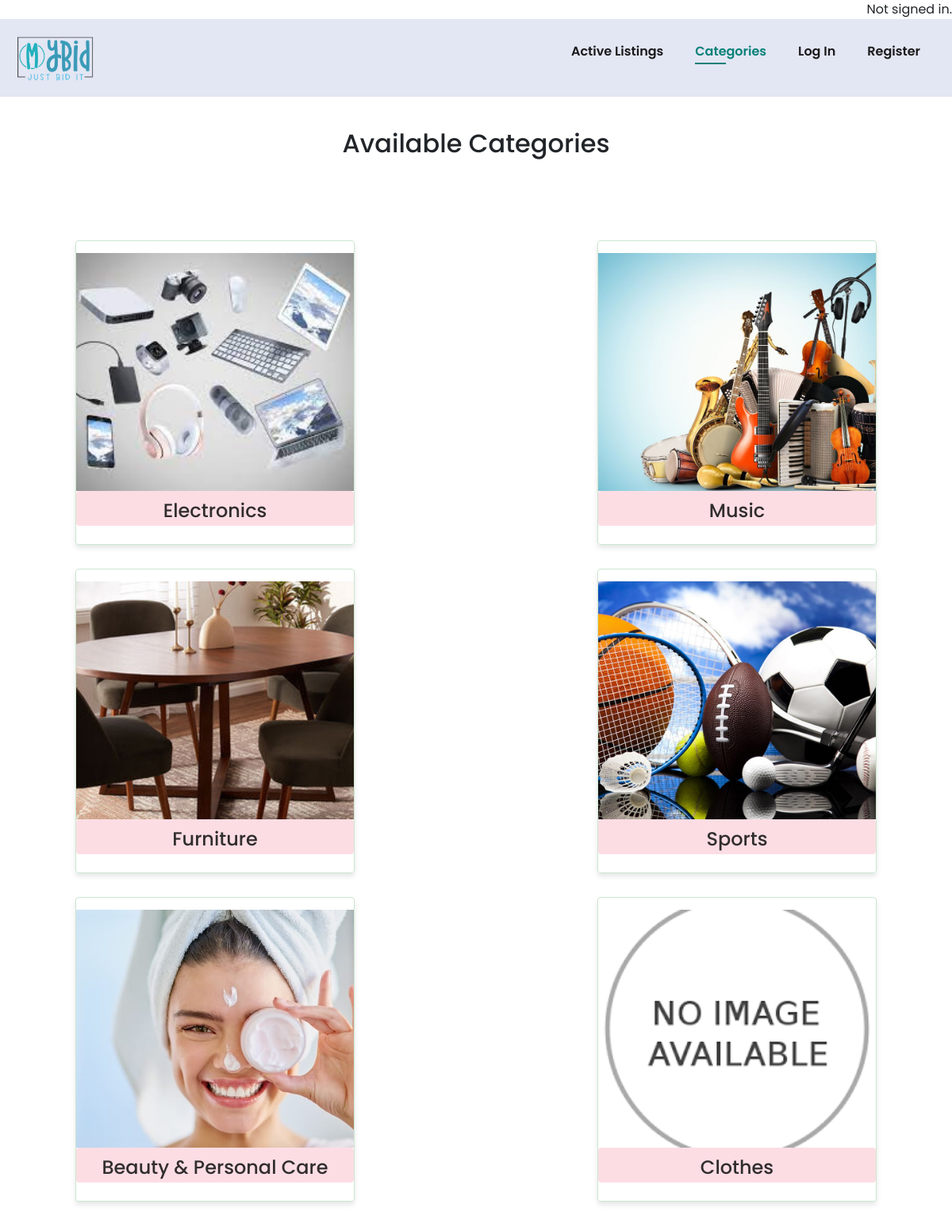
The page /categories on the database its author committed.
### auctions/models.py (models this page shows, shortened)
class Category(models.Model):
    name = models.CharField(max_length=64)

### auctions/views.py (the view)
# urls.py: path('categories', views.categories, name='categories'),
def categories(request):
    categories = Category.objects.all()
    category_images = {
        "Electronics": "electronics.jpg",
        "Music": "music.jpg",
        "Furniture": "furniture.jpg",
        "Sports": "sports.jpg",
        "Beauty & Personal Care": "beauty.jpg",
    }
    context = {
        "categories": categories,
        "category_images": category_images,
    }
    for category in categories:
        image_name = category_images.get(category.name, 'default.jpg')
        category.image_path = f'auctions/img/{image_name}'
    return render(request, "auctions/categories.html", context)

### auctions/templates/auctions/categories.html
{% extends "auctions/layout.html" %}
{% load static %}
{% block body %}
    <h2 class="section-p1 prod1">Available Categories</h2>
    <section id="feature" class="section-p1">
        {% for category in categories %}
        <div class="cat-box">
            <img src="{% static category.image_path %}" alt="{{ category.name }} Image" width="650">
            <h3><a href="{% url 'category_detail' category_id=category.id %}">{{ category.name }}</a></h2>
        </div>
        {% endfor %}
    </section>
{% endblock %}

### auctions/static/auctions/styles.css (style rules this page uses)
* { margin: 0; padding: 0; box-sizing: border-box; }
Body { width: 100%; font-family: "Poppins", sans-serif; }
.section-p1 { padding: 40px 80px; }
#feature .cat-box { flex-basis: calc(33.33% - 30px); text-align: center; padding: 15px 0; box-shadow: 0 4px 6px rgba(0, 0, 0, 0.1); border: 1px solid #cce7d0; border-radius: 4px; margin: 15px; }
#feature .cat-box a { text-decoration: none; color: #302d2d; font-size: 24px; }
#feature { display: flex; align-items: center; justify-content: space-between; flex-wrap: wrap; }
#feature .cat-box img { width: 100%; height: 300px; object-fit: cover; min-width: 350px; }
#feature .cat-box h3 { padding: 10px 8px 6px 8px; line-height: 1; border-radius: 4px; color: #088178; background-color: #fddde4; }
#products, .prod1, .title { text-align: center; }

### rows shown on the page
Category: shows a picture, name "Electronics"
Category: shows a picture, name "Music"
Category: shows a picture, name "Furniture"
Category: shows a picture, name "Sports"
Category: shows a picture, name "Beauty & Personal Care"
Category: shows a picture, name "Clothes"
